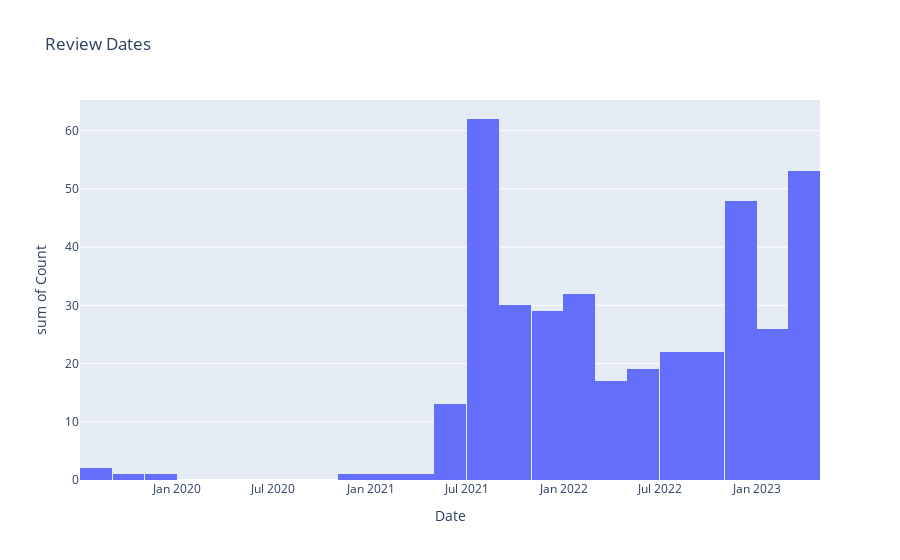

This figure's notebook cell:
### Markdown cell above
# Time period where most product were sold

### Code cell
# Find dates when most reviews were written which would show when the products were purchased most
review_dates = df['Date'].value_counts().reset_index()
review_dates.columns = ['Date', 'Count']
fig = px.histogram(review_dates, x='Date', y='Count', title='Review Dates')
fig.show()

### Figure 1 — Plotly figure (JSON) as saved in the notebook; plotly's stock layout.template omitted (floating-point values rounded to 4 significant figures; data arrays with more than 128 entries replaced by an {"elided": "..."} marker saying what was removed)
{"data": [{"alignmentgroup": "True", "bingroup": "x", "histfunc": "sum", "hovertemplate": "Date=%{x}<br>sum of Count=%{y}<extra></extra>", "legendgroup": "", "marker": {"color": "#636efa", "pattern": {"shape": ""}}, "name": "", "offsetgroup": "", "orientation": "v", "showlegend": false, "type": "histogram", "x": {"elided": "275 str values"}, "xaxis": "x", "y": {"elided": "275 int values"}, "yaxis": "y"}], "layout": {"barmode": "relative", "legend": {"tracegroupgap": 0}, "title": {"text": "Review Dates"}, "xaxis": {"anchor": "y", "domain": [0, 1], "title": {"text": "Date"}}, "yaxis": {"anchor": "x", "domain": [0, 1], "title": {"text": "sum of Count"}}}}
